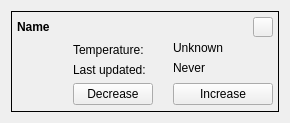
<?xml version="1.0" encoding="UTF-8"?>
<ui version="4.0">
 <class>ThermostatWidget</class>
 <widget class="QWidget" name="ThermostatWidget">
  <property name="geometry">
   <rect>
    <x>0</x>
    <y>0</y>
    <width>290</width>
    <height>123</height>
   </rect>
  </property>
  <property name="sizePolicy">
   <sizepolicy hsizetype="Fixed" vsizetype="Fixed">
    <horstretch>0</horstretch>
    <verstretch>0</verstretch>
   </sizepolicy>
  </property>
  <property name="windowTitle">
   <string>Thermostat</string>
  </property>
  <property name="styleSheet">
   <string notr="true"/>
  </property>
  <layout class="QGridLayout" name="gridLayout">
   <item row="0" column="0">
    <widget class="QFrame" name="frame">
     <property name="sizePolicy">
      <sizepolicy hsizetype="Preferred" vsizetype="Preferred">
       <horstretch>0</horstretch>
       <verstretch>0</verstretch>
      </sizepolicy>
     </property>
     <property name="styleSheet">
      <string notr="true">#frame { border: 1px solid black; }</string>
     </property>
     <property name="frameShape">
      <enum>QFrame::StyledPanel</enum>
     </property>
     <property name="frameShadow">
      <enum>QFrame::Raised</enum>
     </property>
     <layout class="QVBoxLayout" name="verticalLayout_2">
      <property name="leftMargin">
       <number>5</number>
      </property>
      <property name="topMargin">
       <number>5</number>
      </property>
      <property name="rightMargin">
       <number>5</number>
      </property>
      <property name="bottomMargin">
       <number>5</number>
      </property>
      <item>
       <layout class="QHBoxLayout" name="horizontalLayout_2">
        <item>
         <widget class="QLabel" name="labelName">
          <property name="font">
           <font>
            <weight>75</weight>
            <bold>true</bold>
           </font>
          </property>
          <property name="text">
           <string>Name</string>
          </property>
         </widget>
        </item>
        <item>
         <widget class="QPushButton" name="buttonRemove">
          <property name="sizePolicy">
           <sizepolicy hsizetype="Fixed" vsizetype="Fixed">
            <horstretch>0</horstretch>
            <verstretch>0</verstretch>
           </sizepolicy>
          </property>
          <property name="maximumSize">
           <size>
            <width>20</width>
            <height>20</height>
           </size>
          </property>
          <property name="icon">
           <iconset>
            <normalon>:/src/resources/icons/cancel.png</normalon>
           </iconset>
          </property>
         </widget>
        </item>
       </layout>
      </item>
      <item>
       <layout class="QHBoxLayout" name="horizontalLayout">
        <item>
         <widget class="QLabel" name="label">
          <property name="enabled">
           <bool>true</bool>
          </property>
          <property name="maximumSize">
           <size>
            <width>50</width>
            <height>50</height>
           </size>
          </property>
          <property name="text">
           <string/>
          </property>
          <property name="pixmap">
           <pixmap resource="../../../Resources.qrc">:/src/resources/icons/thermometer.png</pixmap>
          </property>
          <property name="scaledContents">
           <bool>true</bool>
          </property>
         </widget>
        </item>
        <item>
         <layout class="QFormLayout" name="formLayout">
          <property name="horizontalSpacing">
           <number>20</number>
          </property>
          <item row="0" column="0">
           <widget class="QLabel" name="label_2">
            <property name="text">
             <string>Temperature:</string>
            </property>
           </widget>
          </item>
          <item row="0" column="1">
           <widget class="QLabel" name="labelTemperature">
            <property name="sizePolicy">
             <sizepolicy hsizetype="Fixed" vsizetype="Fixed">
              <horstretch>0</horstretch>
              <verstretch>0</verstretch>
             </sizepolicy>
            </property>
            <property name="minimumSize">
             <size>
              <width>100</width>
              <height>10</height>
             </size>
            </property>
            <property name="maximumSize">
             <size>
              <width>100</width>
              <height>10</height>
             </size>
            </property>
            <property name="text">
             <string>Unknown</string>
            </property>
           </widget>
          </item>
          <item row="1" column="0">
           <widget class="QLabel" name="label_4">
            <property name="text">
             <string>Last updated:</string>
            </property>
           </widget>
          </item>
          <item row="1" column="1">
           <widget class="QLabel" name="labelDate">
            <property name="sizePolicy">
             <sizepolicy hsizetype="Fixed" vsizetype="Fixed">
              <horstretch>0</horstretch>
              <verstretch>0</verstretch>
             </sizepolicy>
            </property>
            <property name="minimumSize">
             <size>
              <width>100</width>
              <height>10</height>
             </size>
            </property>
            <property name="maximumSize">
             <size>
              <width>100</width>
              <height>10</height>
             </size>
            </property>
            <property name="text">
             <string>Never</string>
            </property>
           </widget>
          </item>
          <item row="2" column="0">
           <widget class="QPushButton" name="buttonDecreaseTemperature">
            <property name="enabled">
             <bool>true</bool>
            </property>
            <property name="text">
             <string>Decrease</string>
            </property>
           </widget>
          </item>
          <item row="2" column="1">
           <widget class="QPushButton" name="buttonIncreaseTemperature">
            <property name="text">
             <string>Increase</string>
            </property>
           </widget>
          </item>
         </layout>
        </item>
       </layout>
      </item>
     </layout>
    </widget>
   </item>
  </layout>
 </widget>
 <resources>
  <include location="../../../Resources.qrc"/>
  <include location="../../../Resources.qrc"/>
 </resources>
 <connections/>
</ui>
